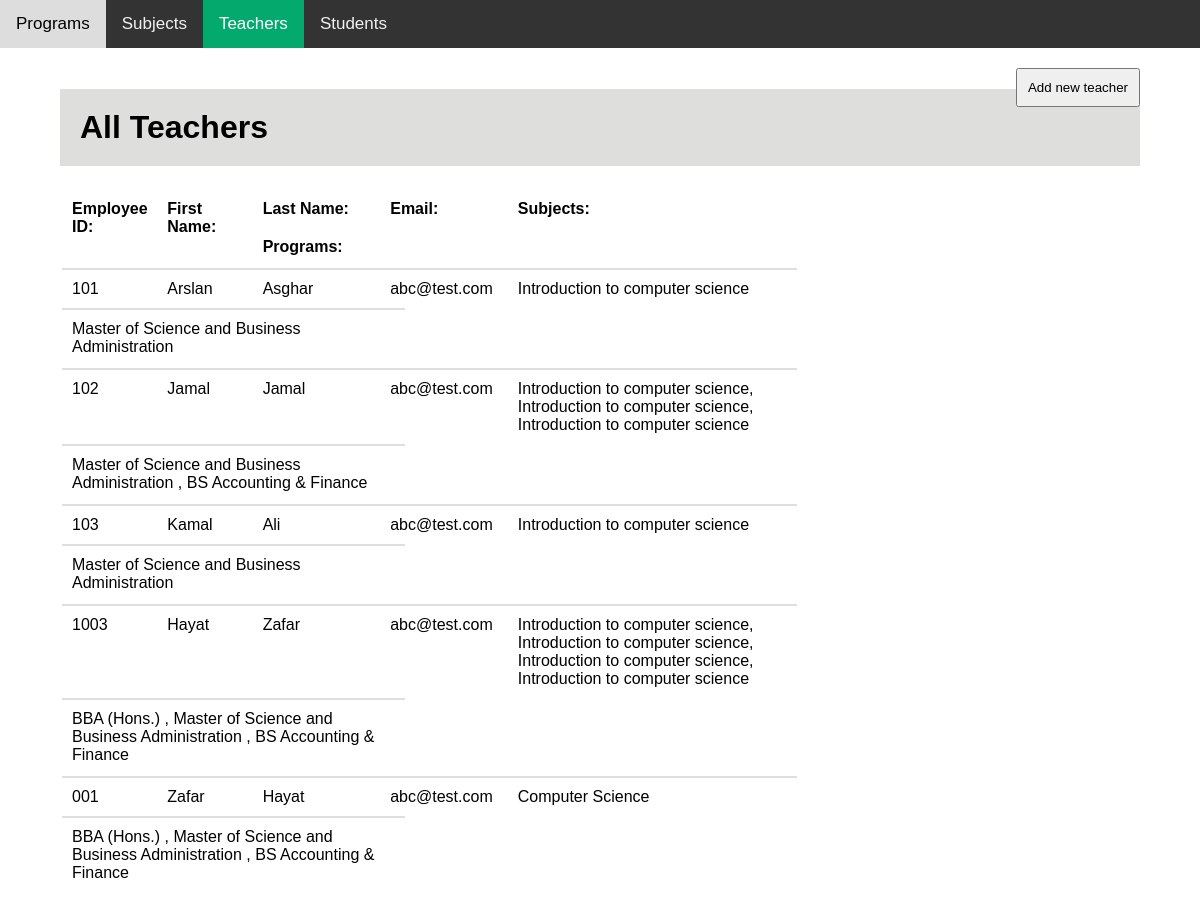
Page /teacher/ on the committed database.
### MS/models.py (models this page shows, shortened)
class Teacher(models.Model):
    teacher_employee_ID = models.CharField(max_length=100)
    teacher_first_name = models.CharField(max_length=100)
    teacher_last_name = models.CharField(max_length=100)
    teacher_email = models.EmailField()
    program = models.ManyToManyField(Program, related_name='teacher_programs')
    subject = models.ManyToManyField(Subject, related_name='teacher_subjects')

class Subject(models.Model):
    subject_code = models.CharField(max_length=100)
    subject_name = models.CharField(max_length=100)
    program = models.ForeignKey(Program, null=True, on_delete=models.CASCADE, related_name='subject_programs')

class Program(models.Model):
    programs = models.CharField(max_length=100)
    description = models.TextField(null=True)
    duration = models.CharField(max_length=100, null=True)
    eligibilityCriteria = models.CharField(max_length=200 )
    creditHours = models.PositiveIntegerField(default=0)

### LMS/views.py (the view)
# urls.py: path('teacher/', views.Teachers_list)
def Teachers_list(request):
    teach = Teacher.objects.all()
    return render(request, 'teacher.html', {'teacher':teach})

### templates/teacher.html (shortened to what this page needs)
{% extends 'base.html' %}
{% block content %}
<!DOCTYPE html>
<html lang="en">
<head>
</head>
<body>
    <div style="width: 90%; margin: auto;padding: 20px;">
        <a href="/AddTeacher/"><button type="submit" value="Add new program" style="padding: 10px; float: right; ;">Add new teacher</button></a>
    <h1  style="background-color:#dededc; padding: 20px; text-decoration-color: beige;">All Teachers</h1>
<table style="width: 100%;">
    <tr>
        <th style="width: 7%; text-align: left;padding: 10px; float: left;">Employee ID: </th>
        <th style="width: 7%; text-align: left;padding: 10px; float: left;">First Name: </th>
        <th style="width: 10%; text-align: left;padding: 10px; float: left;">Last Name: </th>
        <th style="width: 10%; text-align: left;padding: 10px; float: left;">Email: </th>
        <th style="width: 25%; text-align: left;padding: 10px; float: left;">Subjects: </th>
        <th style="width: 30%; text-align: left;padding: 10px; float: left;">Programs: </th>
    </tr>
    {% for p in teacher %}
    <tr>
        <td style="width: 7%; padding: 10px; border-top: 2px solid  #dededc; float: left;">{{p.teacher_employee_ID}}</td>
        <td style="width: 7%; padding: 10px; border-top: 2px solid  #dededc; float: left;">{{p.teacher_first_name}}</td>
        <td style="width: 10%; padding: 10px; border-top: 2px solid  #dededc; float: left;">{{p.teacher_last_name}}</td>
        <td style="width: 10%; padding: 10px; border-top: 2px solid  #dededc; float: left;">{{p.teacher_email}}</td>
    <td style="width: 25%; padding: 10px; border-top: 2px solid #dededc; float: left;">
        {% for subject in p.subject.all %}
            {{ subject.subject_name }}{% if not forloop.last %}, {% endif %}
        {% empty %}
            None
        {% endfor %}
    </td>
    <td style="width: 30%; padding: 10px; border-top: 2px solid #dededc; float: left;">
        {% for program in p.program.all %}
            {{ program.programs }}
            {% if not forloop.last %}, {% endif %}
        {% empty %}
            None
        {% endfor %}
    </td>
</tr>
    {% endfor %}
</table>
</div>
</body>
</html>
{% endblock %}

### templates/header.html (style rules this page uses)
body { margin: 0; font-family: Arial, Helvetica, sans-serif; }

### rows in the picture
Teacher: teacher_employee_ID "101", teacher_first_name "Arslan", teacher_last_name "Asghar", teacher_email "abc@test.com"
Subject: subject_name "Introduction to computer science"
Program: programs "Master of Science and Business Administration"
Teacher: teacher_employee_ID "102", teacher_first_name "Jamal", teacher_last_name "Jamal", teacher_email "abc@test.com"
Subject: subject_name "Introduction to computer science"
Subject: subject_name "Introduction to computer science"
Program: programs "BS Accounting & Finance"
Teacher: teacher_employee_ID "103", teacher_first_name "Kamal", teacher_last_name "Ali", teacher_email "abc@test.com"
Teacher: teacher_employee_ID "1003", teacher_first_name "Hayat", teacher_last_name "Zafar", teacher_email "abc@test.com"
Subject: subject_name "Introduction to computer science"
Program: programs "BBA (Hons.)"
Teacher: teacher_employee_ID "001", teacher_first_name "Zafar", teacher_last_name "Hayat", teacher_email "abc@test.com"
Subject: subject_name "Computer Science"
